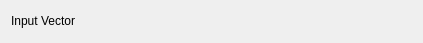
<ui version="4.0" >
 <class>ChopConfig</class>
 <widget class="QWidget" name="ChopConfig" >
  <property name="geometry" >
   <rect>
    <x>0</x>
    <y>0</y>
    <width>423</width>
    <height>43</height>
   </rect>
  </property>
  <property name="minimumSize" >
   <size>
    <width>400</width>
    <height>0</height>
   </size>
  </property>
  <layout class="QVBoxLayout" name="verticalLayout" >
   <item>
    <layout class="QHBoxLayout" name="horizontalLayout" >
     <item>
      <widget class="QLabel" name="label_3" >
       <property name="sizePolicy" >
        <sizepolicy vsizetype="Fixed" hsizetype="Fixed" >
         <horstretch>0</horstretch>
         <verstretch>0</verstretch>
        </sizepolicy>
       </property>
       <property name="text" >
        <string>Input Vector</string>
       </property>
       <property name="wordWrap" >
        <bool>false</bool>
       </property>
      </widget>
     </item>
     <item>
      <widget class="Kst::VectorSelector" native="1" name="_vector" >
       <property name="sizePolicy" >
        <sizepolicy vsizetype="Preferred" hsizetype="Expanding" >
         <horstretch>0</horstretch>
         <verstretch>0</verstretch>
        </sizepolicy>
       </property>
      </widget>
     </item>
    </layout>
   </item>
  </layout>
 </widget>
 <layoutdefault spacing="6" margin="11" />
 <customwidgets>
  <customwidget>
   <class>Kst::VectorSelector</class>
   <extends>QWidget</extends>
   <header>vectorselector.h</header>
  </customwidget>
 </customwidgets>
 <resources/>
 <connections/>
</ui>
